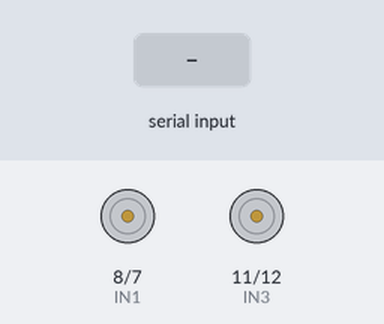
A sketch run on a simulated Arduino Uno, built with avr-gcc and run on an emulated ATmega328P. On the bench: motor-driver pin pairs drawn as motors (green arrow = first pin HIGH = forward, orange = second pin HIGH = backward, longer = more drive, scaled by the enable pin). The test bench sets the inputs (shaded band).

Above: at 1.2 s.
1.3 s: "F" received over Serial
At 1.7 s:
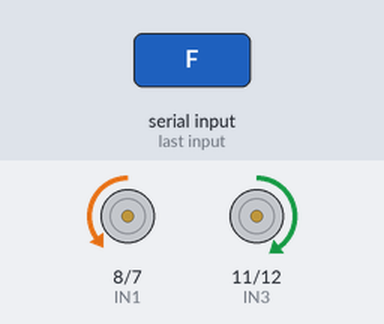
2.8 s: "B" received over Serial
At 4.0 s:
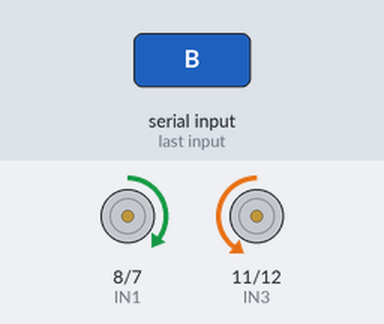
4.3 s: "R" received over Serial
At 5.2 s:
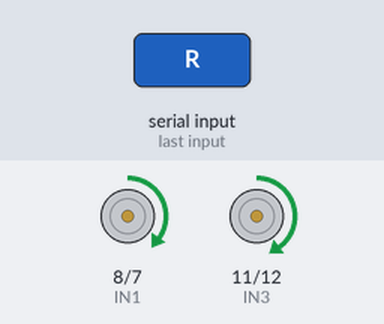
5.8 s: "L" received over Serial
At 6.3 s:
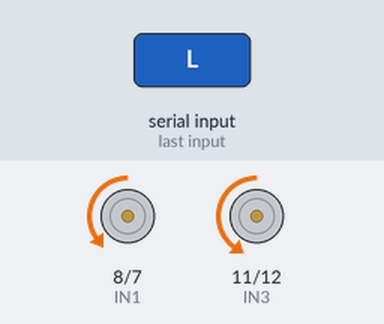
Timing chart, 0 to 8.3 s (numbered marks = the images above; inputs shaded):
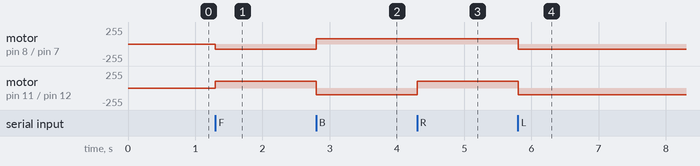

The sketch:

Small_Car_Code.ino
```cpp
#define IN1  8
#define IN2  7
#define IN3  11
#define IN4  12
#define ENA  10
#define ENB  9

void forward();
void backward();
void right();
void left();
void Stop();

char input;
unsigned int Speed1 = 100;
unsigned int Speed2 = 80;

void setup() {
  // put your setup code here, to run once:
  Serial.begin(9600);

  pinMode(IN1,  OUTPUT);
  pinMode(IN2,  OUTPUT);
  pinMode(IN3,  OUTPUT);
  pinMode(IN4,  OUTPUT);

  pinMode(ENA,  OUTPUT);
  pinMode(ENB,  OUTPUT);
}

void loop() {
  // put your main code here, to run repeatedly:
  if(Serial.available())
  {
    input = Serial.read();

    if(input == 'F')
    {
      forward();
    }
    else if(input == 'B')
    {
      backward();
    }
    else if(input == 'R')
    {
      right();
    }
    else if(input == 'L')
    {
      left();
    }
    else if(input == 'U')
    {
      Speed1 += 10;
      Speed2 += 10;
    }
    else if(input == 'D')
    {
      Speed1 -= 10;
      Speed2 -= 10;
    }
    else
    {
      Stop();
    }

  }
}

void right()
{
  analogWrite(ENA,Speed2); analogWrite(ENB,Speed1);
  digitalWrite(IN1,HIGH); digitalWrite(IN2,LOW);
  digitalWrite(IN3,HIGH); digitalWrite(IN4,LOW);
}

void left()
{
  analogWrite(ENA,Speed2); analogWrite(ENB,Speed1);
  digitalWrite(IN1,LOW); digitalWrite(IN2,HIGH);
  digitalWrite(IN3,LOW); digitalWrite(IN4,HIGH);
}

void Stop()
{
  analogWrite(ENA,0); analogWrite(ENB,0);
  digitalWrite(IN1,LOW); digitalWrite(IN2,LOW);
  digitalWrite(IN3,LOW); digitalWrite(IN4,LOW);
}

void backward()
{
  analogWrite(ENA,Speed2); analogWrite(ENB,Speed1);
  digitalWrite(IN1,HIGH); digitalWrite(IN2,LOW);
  digitalWrite(IN3,LOW); digitalWrite(IN4,HIGH);
}

void forward()
{
  analogWrite(ENA,Speed2); analogWrite(ENB,Speed1);
  digitalWrite(IN1,LOW); digitalWrite(IN2,HIGH);
  digitalWrite(IN3,HIGH); digitalWrite(IN4,LOW);
}
```

Measured:
- after the input at 1.3 s, motor on pin 8 (IN1) / pin 7 (IN2): stopped → backward 80/255 at once; motor on pin 11 (IN3) / pin 12 (IN4): stopped → forward 100/255 at once
- after the input at 2.8 s, motor on pin 8 (IN1) / pin 7 (IN2): backward 80/255 → forward 80/255 at once; motor on pin 11 (IN3) / pin 12 (IN4): forward 100/255 → backward 100/255 at once
- after the input at 4.3 s, motor on pin 11 (IN3) / pin 12 (IN4): backward 100/255 → forward 100/255 at once
- after the input at 5.8 s, motor on pin 8 (IN1) / pin 7 (IN2): forward 80/255 → backward 80/255 at once; motor on pin 11 (IN3) / pin 12 (IN4): forward 100/255 → backward 100/255 at once
